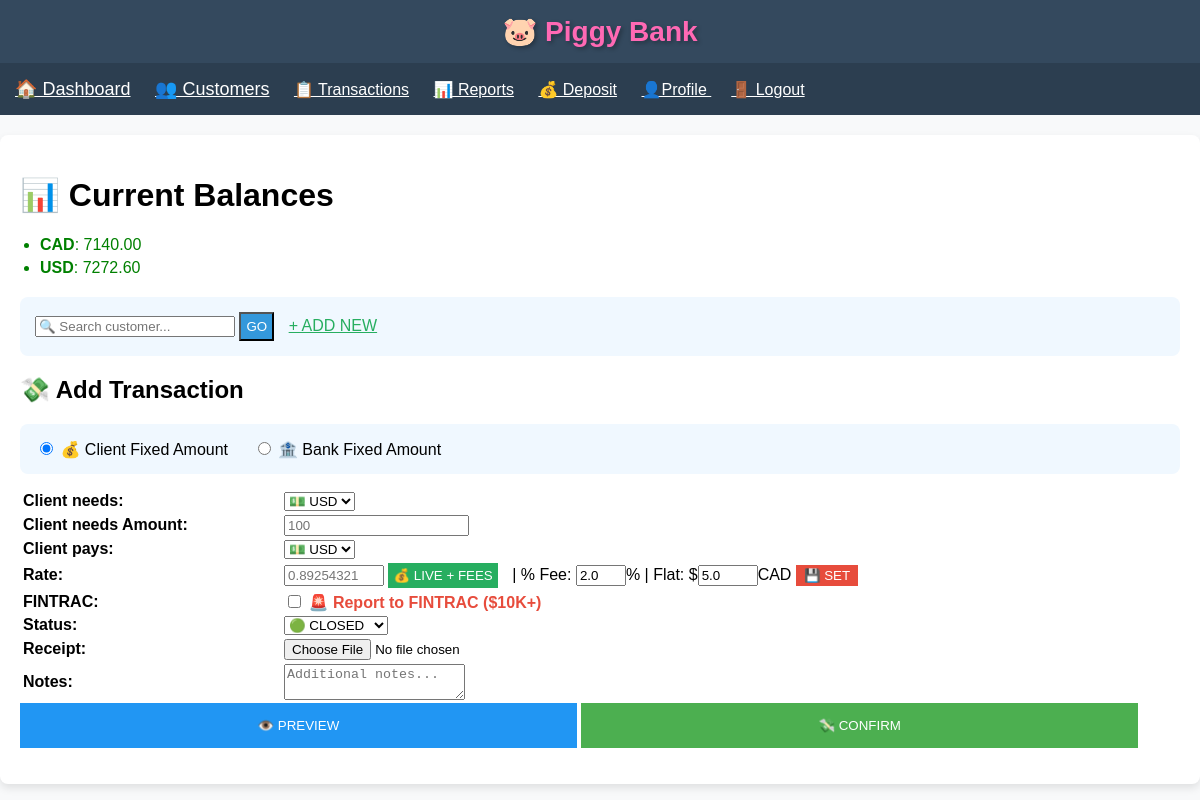
Screenshot of / (signed in) with the database file from the repository.
### app.py (models this page shows)
class Transaction(db.Model):
    id = db.Column(db.String(11), primary_key=True)
    date = db.Column(db.DateTime, default=datetime.utcnow)
    from_currency = db.Column(db.String(3), nullable=False)
    to_currency = db.Column(db.String(3), nullable=False)
    from_amount = db.Column(db.Float, nullable=False)
    to_amount = db.Column(db.Float, nullable=False)
    exchange_rate = db.Column(db.Float, nullable=False)
    notes = db.Column(db.Text, nullable=True)
    is_fintrac = db.Column(db.Boolean, default=False)
    client_id = db.Column(db.Integer, db.ForeignKey('client.id'), nullable=False)
    receipt_filename = db.Column(db.String(100))
    status = db.Column(db.String(10), default='closed')

### app.py (the view, shortened to what this page needs)
@app.route('/', methods=['GET', 'POST'])
def index():
    if 'user_id' not in session:
        flash('🔒 Please log in first!')
        return redirect(url_for('login'))
    client = None
    total_volume_usd = 0
    led_color = '#00FF00'
    balances = get_balances()  # ✅ Use your fixed function
    open_transactions = Transaction.query.filter_by(status='pending').all()
    other_currency = 'CAD'
    current_fee = round(FEE_PERCENTAGE * 100, 1)
    current_flat_fee = round(FLAT_FEE_CAD, 2)
    return render_template('index.html',
                           client=client,
                           balances=balances,
                           open_transactions=open_transactions,
                           other_currency=other_currency,
                           current_fee=current_fee,
                           current_flat_fee=current_flat_fee,
                           total_volume_usd=total_volume_usd,
                           led_color=led_color)

### app.py (called while the page is built)
def get_balances():
    if 'user_id' not in session:
        return {}
    client_id = session.get('selected_client_id')
    if session.get('is_admin') and not client_id:
        transactions = Transaction.query.all()
    else:
        if not client_id:
            return {}
        transactions = Transaction.query.filter_by(client_id=client_id).all()
    balances = {}
    for tx in transactions:
        if tx.from_amount == 0:  # Pure deposit (from_amount=0)
            balances[tx.to_currency] = balances.get(tx.to_currency, 0) + tx.to_amount
        else:  # Exchange (both from_amount > 0 and to_amount > 0)
            balances[tx.from_currency] = balances.get(tx.from_currency, 0) - tx.from_amount
            balances[tx.to_currency] = balances.get(tx.to_currency, 0) + tx.to_amount
    return {k: round(v, 2) for k, v in balances.items()}

### templates/index.html (shortened to what this page needs)
        {% extends "base.html" %}
{% block content %}
<h1>📊 Current Balances</h1>
<div class="balances">
    {% if balances %}
        <ul style="padding-left: 20px;">
            {% for currency, amount in balances.items() %}
                <li style="color: {% if amount >= 0 %}green{% else %}red{% endif %}; margin: 5px 0;">
                    <strong>{{ currency }}</strong>: {{ "%.2f"|format(amount) }}
                </li>
            {% endfor %}
        </ul>
    {% else %}
        <p>No transactions yet!</p>
    {% endif %}
</div>
<div style="background:#f0f8ff; padding:15px; border-radius:8px; margin:20px 0;">
    {% if client %}
        <strong>👥 Customer:</strong>
        <span style="color:green;">
            <span class="led-indicator" style="background-color: {{ led_color }};" title="Business Relation: ${{ '%.2f'|format(total_volume_usd) }} over past 6 months"></span>
            <strong>{{ client.first_name }} {{ client.last_name }}</strong><br>
            <small>{{ client.phone }} | {{ client.apartment|default('') }} {{ client.civic_number }} {{ client.street }}<br>
            {{ client.city }}, {{ client.province }} {{ client.postal_code }}</small>
        </span> ✅
        <a href="{{ url_for('customers') }}" style="color:blue; margin-left:10px;">[Change Customer]</a>
    {% else %}
        <form method="GET" action="{{ url_for('customers') }}" style="display:inline;">
            <input type="text" name="search" placeholder="🔍 Search customer..." style="width:200px;">
            <button type="submit" style="padding:5px; background:#3498db; color:white;">GO</button>
        </form>
        <a href="{{ url_for('customers') }}" style="margin-left:10px; color:#27ae60;">+ ADD NEW</a>
    {% endif %}
</div>
<h2>💸 Add Transaction</h2>
<form method="POST" enctype="multipart/form-data">
    <div style="background:#f0f8ff; padding:15px; border-radius:8px; margin-bottom:15px;">
        <label><input type="radio" name="mode" value="client_fixed" checked onchange="updateLabels()"> 💰 Client Fixed Amount</label>
        <label style="margin-left:20px;"><input type="radio" name="mode" value="bank_fixed" onchange="updateLabels()"> 🏦 Bank Fixed Amount</label>
    </div>
    <table style="width: 100%;">
        <tr><td><strong id="fixed_currency_label">Client needs:</strong></td>
            <td><select name="fixed_currency" required>
                <option value="USD">💵 USD</option><option value="EUR">💶 EUR</option>
            </select></td></tr>
        <tr><td><strong id="fixed_amount_label">Client needs Amount:</strong></td><td><input type="number" name="fixed_amount" step="0.01" placeholder="100" required></td></tr>
        <tr><td><strong id="other_currency_label">Client pays:</strong></td>
            <td><select name="other_currency" required>
                <option value="USD">💵 USD</option><option value="EUR">💶 EUR</option>
            </select></td></tr>
        <tr><td><strong>Rate:</strong></td><td>
            <input type="number" name="exchange_rate" step="0.0000000001" placeholder="0.89254321" id="rate" required style="width:100px;">
            <button type="button" onclick="getLiveRateWithFee()" style="padding:5px; background:#27ae60; color:white; border:none; margin-right:10px;">💰 LIVE + FEES</button>
            | % Fee: <input type="number" name="fee_percentage" step="0.1" value="{{ current_fee }}" id="fee_input" style="width:50px;">%
            | Flat: $<input type="number" name="flat_fee_cad" step="0.01" value="{{ current_flat_fee }}" id="flat_input" style="width:60px;">CAD
            <button type="button" onclick="setFeesFromDashboard()" style="padding:3px 8px; background:#e74c3c; color:white; border:none;">💾 SET</button>
        </td></tr>
        <tr><td><strong>FINTRAC:</strong></td><td>
            <input type="checkbox" name="is_fintrac">
            <label style="color:#e74c3c; font-weight:bold;">🚨 Report to FINTRAC ($10K+)</label>
        </td></tr>
        <tr><td><strong>Status:</strong></td><td>
            <select name="status">
                <option value="closed" selected>🟢 CLOSED</option>
            </select>
        </td></tr>
        <tr><td><strong>Receipt:</strong></td><td>
            <input type="file" name="receipt" accept=".pdf,.jpg,.jpeg,.png">
        </td></tr>
        <tr><td><strong>Notes:</strong></td><td><textarea name="notes" rows="2" placeholder="Additional notes..."></textarea></td></tr>
    </table>
    <input type="button" value="👁️ PREVIEW" onclick="showPreview()" style="width:48%; padding:15px; background:#2196F3; color:white; border:none;">
    <input type="submit" value="💸 CONFIRM" style="width:48%; padding:15px; background:#4CAF50; color:white; border:none;">
</form>
{% endblock %}

### templates/base.html (style rules this page uses)
* { box-sizing: border-box; }
body { font-family: Arial; margin: 0; padding: 0; background: #f8f9fa; }

### rows the page displays
Transaction: to_currency "CAD", amount "7140.00"
Transaction: to_currency "USD", amount "7272.60"
